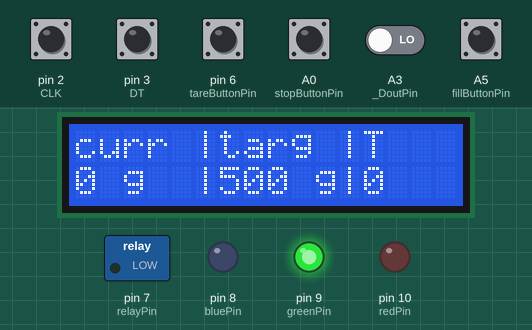
Simulated run of this sketch. Board: Arduino Uno, built with avr-gcc and run on an emulated ATmega328P. On the bench: 16×2 character LCD, switched loads named in the sketch (green lamp = pin HIGH), output pins drawn as LEDs (lit = HIGH). The test bench sets the inputs (shaded band); at power-on: pin 2 (CLK), pin 3 (DT) HIGH, A0 (stopButtonPin), A3 (_DoutPin), A5 (fillButtonPin), pin 6 (tareButtonPin) LOW. Pins used as bus, display or sensor lines are not drawn; what the sketch prints to the serial monitor is not drawn.

Above: at 1.2 s.
1.3 s: A5 (fillButtonPin) pulled HIGH for 0.15 s
At 1.7 s:
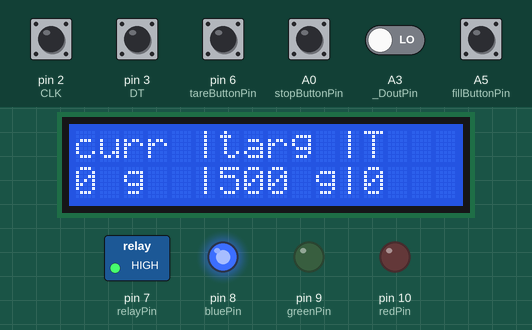
4.4 s: A5 (fillButtonPin) pulled HIGH for 0.15 s
At 6.3 s:
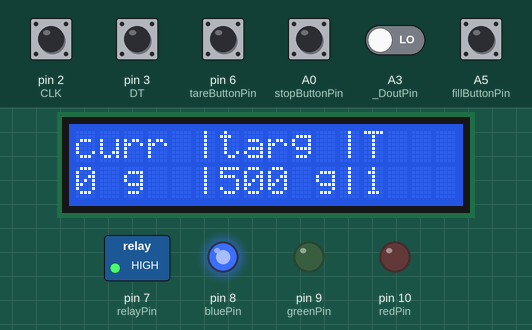
7.5 s: A5 (fillButtonPin) pulled HIGH for 0.15 s
At 8.3 s:
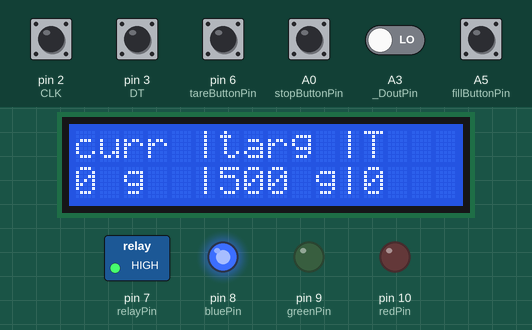
10.6 s: A0 (stopButtonPin) pulled HIGH for 0.15 s
At 10.76 s:
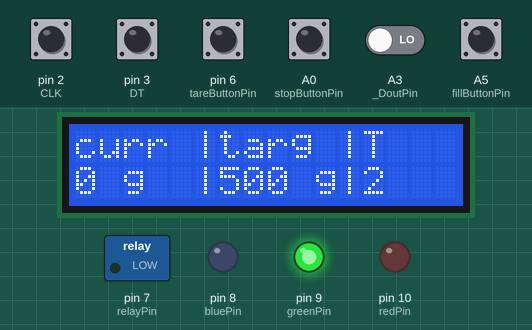
12.4 s: A5 (fillButtonPin) pulled HIGH for 0.15 s
At 15.3 s:
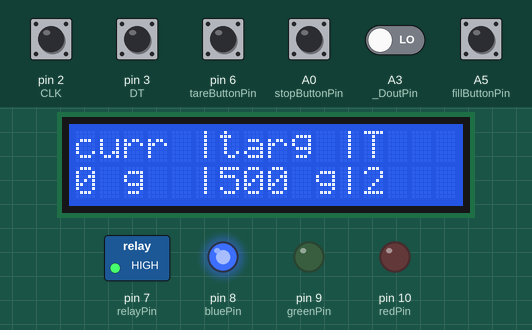
15.5 s: pin 6 (tareButtonPin) pulled HIGH for 0.15 s
At 16.8 s:
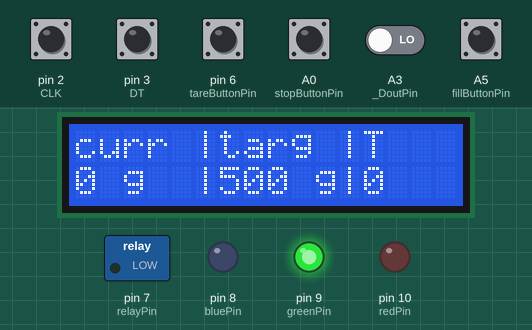
Timing chart, 0 to 18.5 s (numbered marks = the images above; inputs shaded):
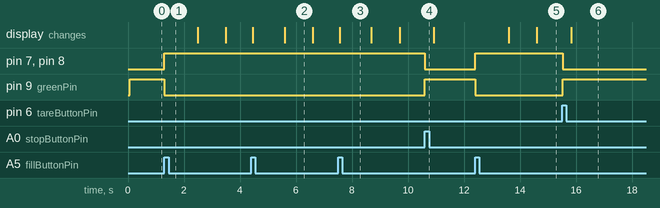

The sketch:

filling_machine.ino
```cpp
#include <LiquidCrystal.h>

LiquidCrystal lcd(12, 11, 5, 4, A4, A1);

const int relayPin = 7; // RELAY SWITCH
const int fillButtonPin = A5; // FILL BUTTON
const int tareButtonPin = 6; // TARE BUTTON
const int potPin = 7; // weight pot
const int stopButtonPin = A0; // emergency stop button

// encoder
const int CLK = 2;
const int DT = 3;

int counter = 0;
int currentStateCLK;
int lastStateCLK;
String currentDir ="";

// color pins
const int redPin = 10;
const int greenPin = 9;
const int bluePin = 8;
// weight adjustment
int baseValue = 500;
int targetValue = baseValue; //modified in interrupts

const int _DoutPin = A3;
const int _SckPin = A2;
long _offset = 0; // tare value
int _scale = 500;


int period = 20;
unsigned long time_now = 0;

int oldPotValue = 0;
bool isFilling = false;

float readWeight() {
  long val = (getValue() - _offset);
  return (float) val / _scale;
}

long getValue() {
  uint8_t data[3];
    long ret;
    while (digitalRead(_DoutPin)); // wait until _dout is low
    for (uint8_t j = 0; j < 3; j++)
    {
        for (uint8_t i = 0; i < 8; i++)
        {
            digitalWrite(_SckPin, HIGH);
            bitWrite(data[2 - j], 7 - i, digitalRead(_DoutPin));
            digitalWrite(_SckPin, LOW);
        }
    }

    digitalWrite(_SckPin, HIGH);
    digitalWrite(_SckPin, LOW);
    ret = (((long) data[2] << 16) | ((long) data[1] << 8) | (long) data[0])^0x800000;
    return ret;
}

void prepareScale() {
    pinMode(_SckPin, OUTPUT);
    pinMode(_DoutPin, INPUT);

    digitalWrite(_SckPin, HIGH);
    delayMicroseconds(100);
    digitalWrite(_SckPin, LOW);
    _offset = getValue();
}

void setup() {
  Serial.begin(9600);
  prepareScale();
  lcd.begin(16, 2);
  lcd.print("curr |targ |T");
  lcd.setCursor(0, 1);
  pinMode(tareButtonPin, INPUT);
  pinMode(fillButtonPin, INPUT);
  pinMode(relayPin, OUTPUT);
  pinMode(bluePin, OUTPUT);
  pinMode(redPin, OUTPUT);
  pinMode(greenPin, OUTPUT);
  pinMode(stopButtonPin, INPUT);

  // Set encoder pins as inputs
  pinMode(CLK,INPUT);
  pinMode(DT,INPUT);

  // Read the initial state of CLK
  lastStateCLK = digitalRead(CLK);

  // Call updateEncoder() when any high/low changed seen
  // on interrupt 0 (pin 2), or interrupt 1 (pin 3)
  attachInterrupt(digitalPinToInterrupt(CLK), updateEncoder, CHANGE);
  attachInterrupt(digitalPinToInterrupt(DT), updateEncoder, CHANGE);
}

void updateEncoder(){
  // Read the current state of CLK
  currentStateCLK = digitalRead(CLK);
  if (currentStateCLK != lastStateCLK  && currentStateCLK == 1){
    if (digitalRead(DT) != currentStateCLK) {
      counter --;
    } else {
      counter ++;
    }
  }
  lastStateCLK = currentStateCLK;
  targetValue = baseValue + (counter * 5);
}

int status = 0; // 0 = default, 1 = running, 2 = full, 3 = error
unsigned long currentTime = 0;
unsigned long startTime = 0;
void updateStatus(){
  switch (status) {
    case 0:
      digitalWrite(greenPin, HIGH);
      digitalWrite(bluePin, LOW);
      digitalWrite(redPin, LOW);
      digitalWrite(relayPin, LOW);
      currentTime = 0;
      break;
    case 1:
      digitalWrite(bluePin, HIGH);
      digitalWrite(greenPin, LOW);
      digitalWrite(redPin, LOW);
      digitalWrite(relayPin, HIGH);
      currentTime = millis() - startTime;
      Serial.println(currentTime);
      break;
    case 2:
      digitalWrite(redPin, HIGH);
      digitalWrite(bluePin, LOW);
      digitalWrite(greenPin, LOW);
      digitalWrite(relayPin, LOW);
      break;
  }
}


void loop() {


   long scaleValue;
   if (millis() > time_now + period) {
    time_now = millis();
    scaleValue = readWeight();


    clearSecondRowAndPositionCursor();
    lcd.print(scaleValue);
    lcd.print(" g");
    lcd.setCursor(5, 1);
    lcd.print("|");
    lcd.print(targetValue);
    lcd.print(" g|");
    lcd.print((currentTime / 1000));
   }

  int tareButtonState = digitalRead(tareButtonPin);
  if (tareButtonState == HIGH) {
    _offset = getValue();
    Serial.print("tare pressed. offset: ");
    Serial.println(_offset);
    status = 0;
  }
  int fillButtonState = digitalRead(fillButtonPin);
  if (fillButtonState == HIGH && scaleValue < targetValue) {

    status = 1;
    Serial.println("fill started");
    startTime = millis();
  } else if (scaleValue >= targetValue) {

    status = 2;
  }

  // update the status variable and then the led

  updateStatus();

  // check emergency stop
  int stopButtonState = digitalRead(stopButtonPin);
  if (stopButtonState == HIGH) {
    status = 0;
    digitalWrite(relayPin, LOW);
  }
}

void clearSecondRowAndPositionCursor() {
  lcd.setCursor(0,1);
  for (int i = 0; i < 16; i++) {
    lcd.print(" ");
  }
  lcd.setCursor(0,1);
}
```

Measured:
- after the input at 1.3 s, pin 7 (relayPin), pin 8 (bluePin): LOW → HIGH at once; pin 9 (greenPin): HIGH → LOW at once
- after the input at 10.6 s, pin 7 (relayPin), pin 8 (bluePin): HIGH → LOW at once; pin 9 (greenPin): LOW → HIGH at once
- after the input at 12.4 s, pin 7 (relayPin), pin 8 (bluePin): LOW → HIGH at once; pin 9 (greenPin): HIGH → LOW at once; the display: first changes after 1.2 s (image 5 shows a later state)
- after the input at 15.5 s, pin 7 (relayPin), pin 8 (bluePin): HIGH → LOW at once; pin 9 (greenPin): LOW → HIGH at once
- what the display in image 2 shows lasts 1.0 s, from 5.6 s to 6.6 s
